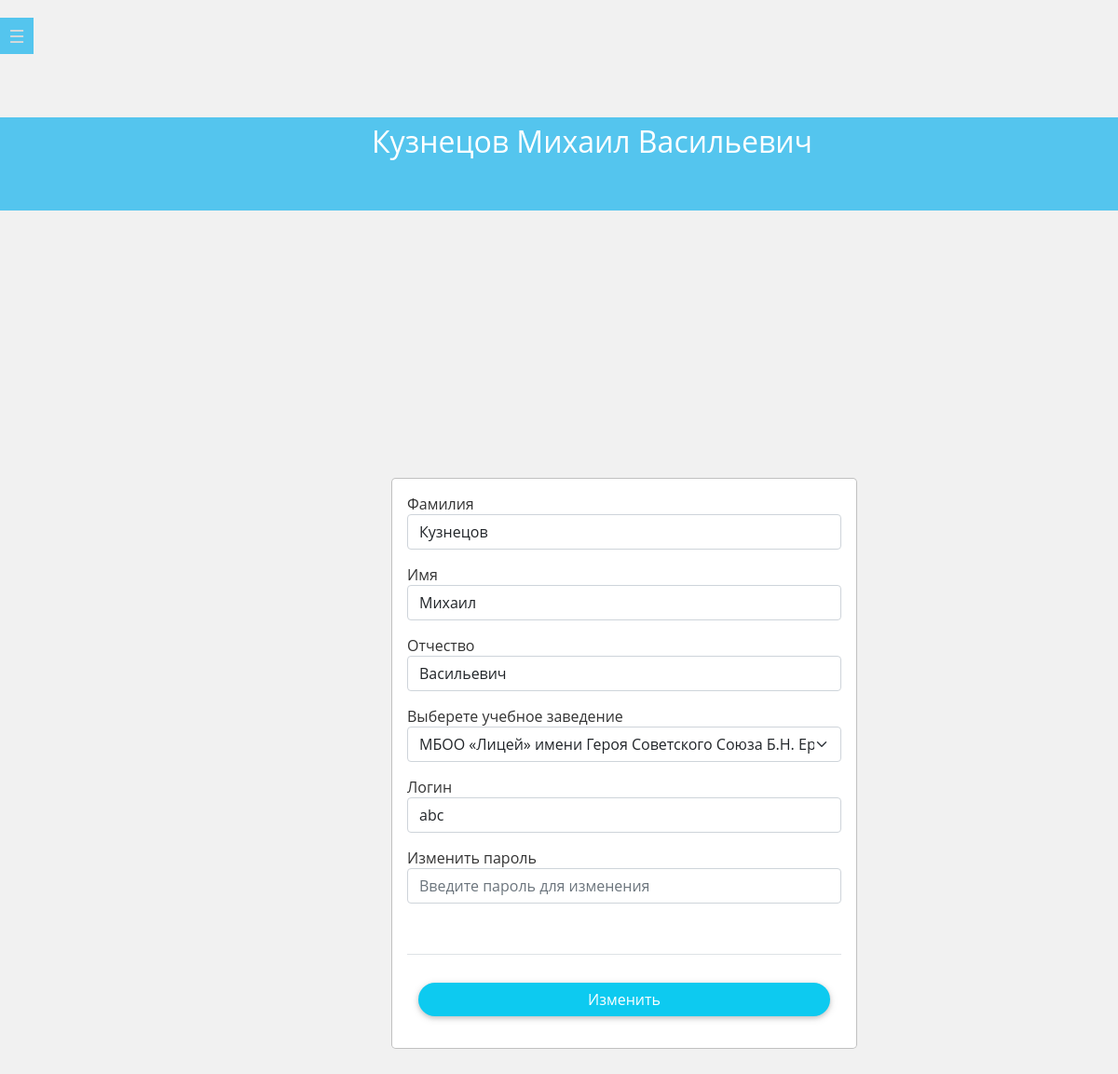
Screenshot of /profile (signed in) with the database file from the repository.
### data/users.py (models this page shows, shortened)
class User(SqlAlchemyBase, UserMixin):
    __tablename__ = 'users'
    id = sqlalchemy.Column(sqlalchemy.Integer, primary_key=True, autoincrement=True, unique=True)
    surname = sqlalchemy.Column(sqlalchemy.String, nullable=False)
    name = sqlalchemy.Column(sqlalchemy.String, nullable=False)
    patronymic = sqlalchemy.Column(sqlalchemy.String, nullable=False)
    school_id = sqlalchemy.Column(sqlalchemy.Integer, sqlalchemy.ForeignKey("schools.id"), nullable=False)
    school = orm.relationship('School')
    students = orm.relationship("Student", back_populates='user')
    email = sqlalchemy.Column(sqlalchemy.String, unique=True, nullable=False)
    hashed_password = sqlalchemy.Column(sqlalchemy.String, nullable=False)
    admin = sqlalchemy.Column(sqlalchemy.Boolean)

### data/schools.py (models this page shows)
class School(SqlAlchemyBase):
    __tablename__ = 'schools'
    id = sqlalchemy.Column(sqlalchemy.Integer, primary_key=True, autoincrement=True, unique=True)
    name = sqlalchemy.Column(sqlalchemy.String, nullable=False, unique=True)
    users = orm.relationship("User", back_populates='school')
    students = orm.relationship("Student", back_populates='school')

### main.py (the view, shortened to what this page needs)
@app.route('/profile', methods=['GET', 'POST'])
@login_required
def profile():
    if True:
        db_sess = db_session.create_session()
        surname = current_user.surname
        name2 = current_user.name
        patronymic = current_user.patronymic
        sch = [(current_user.school.name,)] + db_sess.query(School.name).filter(School.name != current_user.school.name).all()
        username = current_user.email
    return render_template('profile.html',
                           title='Профиль', surname=surname, name2=name2, patronymic=patronymic, sch=sch, username=username, name=f'{current_user.surname} {current_user.name} {current_user.patronymic}')

### data/db_session.py (called while the page is built)
def create_session() -> Session:
    global __factory
    return __factory()

### main.py (called while the page is built)
@login_manager.user_loader
def load_user(id):
    db_sess = db_session.create_session()
    return db_sess.query(User).get(id)

### templates/profile.html (shortened to what this page needs)
<!DOCTYPE html>
<html lang="en">
<head>
    <link rel="stylesheet" href="https://cdn.jsdelivr.net/npm/bootstrap@5.0.0-beta1/dist/css/bootstrap.min.css"
 />
</head>
<body>
    <nav class="nav">
        <label for="nav-toggle" class="nav-toggle" onclick></label>
    </nav>
    <header class="site-header object van">
        <div class="container object van">
            <h1 class="object van1">{{name}}</h1>
        </div>
    </header>
    <main role="main">
        <div class="modal-dialog modal-dialog-centered object van1">
            <div class="modal-content">
                <form action="" method="post">
                    <div class="modal-body">
                        <div class="mb-3">
                            <label for="Username">Фамилия</label>
                            <input type="text" name="surname" value="{{surname}}" class="form-control" id="Username"
                                placeholder="Введите фамилию" required>
                        </div>
                        <div class="mb-3">
                            <label for="Username">Имя</label>
                            <input type="text" name="name" value="{{name2}}" class="form-control" id="Username"
                                placeholder="Введите имя" required>
                        </div>
                        <div class="mb-3">
                            <label for="Username">Отчество</label>
                            <input type="text" name="patronymic" value="{{patronymic}}" class="form-control"
                                id="Username" placeholder="Введите имя отчество" required>
                        </div>
                        <div class="mb-3">
                            <label for="Username">Выберете учебное заведение</label>
                            <select class="form-select" aria-label="Default select example" name="schools">
                                <option selected>{{sch[0][0]}}</option>
                            </select>
                        </div>
                        <div class="mb-3">
                            <label for="Username">Логин</label>
                            <input type="text" name="username" value="{{username}}" class="form-control" id="Username"
                                placeholder="Введите логин" required>
                        </div>
                        <div class="mb-3">
                            <label for="Password">Изменить пароль</label>
                            <input type="password" name="password" class="form-control" id="Password"
                                placeholder="Введите пароль для изменения">
                        </div>
                        <div class="mb-3">
                        </div>
                        <div class="modal-footer pt-4">
                            <button type="submit" class="btn btn-info mx-auto w-100">Изменить</button>
                        </div>
                    </div>
                </form>
            </div>
        </div>
    </main>
</body>
</html>

### templates/profile.html (style rules this page uses)
.nav { width: 320px; min-width: 320px; height: 100%; position: fixed; top: 0; bottom: 0; margin: 0; left: -320px; padding: 15px 20px; -webkit-transition: left 0.3s; -moz-transition: left 0.3s; transition: left 0.3s; background: #54c5ee; z-index: 2000; }
.nav-toggle { position: absolute; left: 320px; top: 1em; padding: 0.5em; background: inherit; color: #dadada; cursor: pointer; font-size: 1.2em; line-height: 1; z-index: 2001; -webkit-transition: color 0.25s ease-in-out; -moz-transition: color 0.25s ease-in-out; transition: color 0.25s ease-in-out; }
.nav-toggle:after { content: "\2630"; text-decoration: none; }
body { -webkit-animation: bugfix infinite 1s; }
@media screen and (min-width: 320px) { html, body { margin: 0; overflow-x: hidden; } }
* { box-sizing: border-box; }
html { font-size: 100%; }
html, body { margin: 0; padding: 0; width: 100%; height: 100%; }
body { color: #333; font: 1em "Open Sans", sans-serif; background-color: #f1f1f1; }
main { max-width: 1024px; margin: 0 auto; }
header { margin: 0; padding: 0; text-align: center; }
h1 { font-size: 32px; line-height: 32px; }
.btn { -webkit-border-radius: 10em; -moz-border-radius: 10em; -ms-border-radius: 10em; -o-border-radius: 10em; border-radius: 10em; border: 0; color: #ffffff !important; margin: 6px; white-space: normal !important; word-wrap: break-word; display: inline-block; line-height: 1.25; text-align: center; vertical-align: middle; cursor: pointer; -webkit-user-select: none; -moz-user-select: none; -ms-user-select: none; user-select: none; padding: 0.5rem 1rem; font-size: 1rem; font-weight: 400; -webkit-box-shadow: 0 2px 5px 0 rgba(0, 0, 0, 0.16), 0 2px 10px 0 rgba(0, 0, 0, 0.12); -moz-box-shadow: 0 2px 5px 0 rgba(0, 0, 0, 0.16), 0 2px 10px 0 rgba(0, 0, 0, 0.12); box-shadow: 0 2px 5px 0 rgba(0, 0, 0, 0.16), 0 2px 10px 0 rgba(0, 0, 0, 0.12); }
.btn { -webkit-transition: box-shadow 0.2s ease-out; -moz-transition: box-shadow 0.2s ease-out; -ms-transition: box-shadow 0.2s ease-out; transition: box-shadow 0.2s ease-out; }
.site-header { min-width: 100%; height: 100px; margin-bottom: 5px; padding-top: 30px; background: #54c5ee no-repeat center; background-size: cover; color: #ffffff; }
.object { position: absolute; }
.van { top: 10%; }
.van1 { top: 15%; left: 35%; }

### rows the page displays
User: surname "Кузнецов", name "Михаил", patronymic "Васильевич", username "abc"
School: schools "МБОО «Лицей» имени Героя Советского Союза Б.Н. Еряшева г.о. Фрязино"

### other values shown
{{ name }} "Кузнецов Михаил Васильевич"
